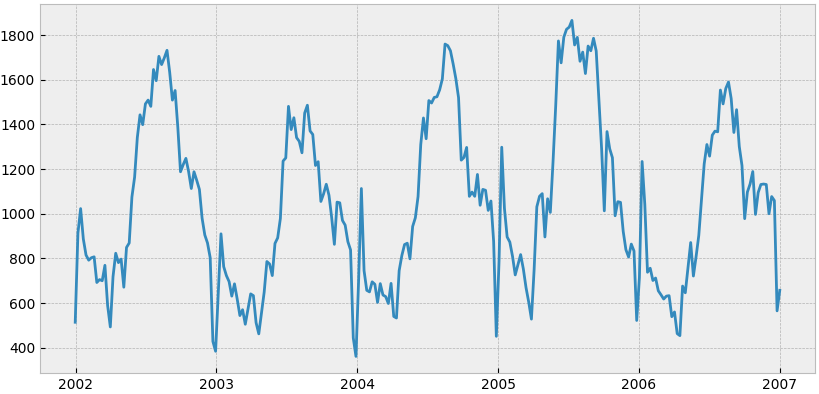

Recreate this plot in Python.
import pandas as pd
import matplotlib.pyplot as plt
plt.style.use('bmh')

df = pd.read_excel('misc/campylobacter/campylobacter_germany.xlsx')
head = df.head(262)
print(head)
plt.plot(head.date, head.case)
plt.show()
df.to_csv('datasets/campylobacter_germany.csv', index=False)
